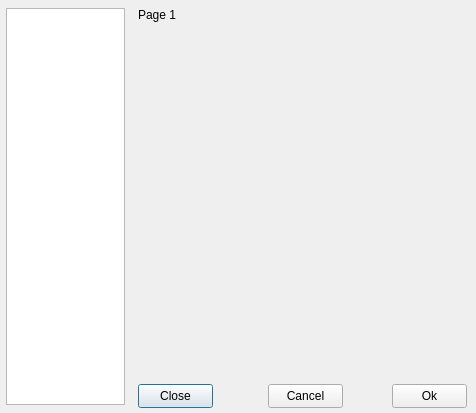
<?xml version="1.0" encoding="UTF-8"?>
<ui version="4.0">
 <class>DialogSetup</class>
 <widget class="QDialog" name="DialogSetup">
  <property name="geometry">
   <rect>
    <x>0</x>
    <y>0</y>
    <width>476</width>
    <height>413</height>
   </rect>
  </property>
  <property name="windowTitle">
   <string>Setup</string>
  </property>
  <widget class="QTreeWidget" name="treeWidget">
   <property name="geometry">
    <rect>
     <x>6</x>
     <y>8</y>
     <width>119</width>
     <height>397</height>
    </rect>
   </property>
   <attribute name="headerVisible">
    <bool>false</bool>
   </attribute>
   <attribute name="headerVisible">
    <bool>false</bool>
   </attribute>
   <column>
    <property name="text">
     <string notr="true">1</string>
    </property>
   </column>
  </widget>
  <widget class="QStackedWidget" name="stackedWidget">
   <property name="geometry">
    <rect>
     <x>136</x>
     <y>10</y>
     <width>331</width>
     <height>357</height>
    </rect>
   </property>
   <property name="currentIndex">
    <number>0</number>
   </property>
   <widget class="QWidget" name="page">
    <widget class="QLabel" name="label_2">
     <property name="geometry">
      <rect>
       <x>2</x>
       <y>-2</y>
       <width>46</width>
       <height>14</height>
      </rect>
     </property>
     <property name="text">
      <string>Page 1</string>
     </property>
    </widget>
   </widget>
   <widget class="QWidget" name="page_2">
    <widget class="QLabel" name="label_3">
     <property name="geometry">
      <rect>
       <x>2</x>
       <y>-2</y>
       <width>46</width>
       <height>14</height>
      </rect>
     </property>
     <property name="text">
      <string>Page 2</string>
     </property>
    </widget>
   </widget>
   <widget class="QWidget" name="page_3">
    <widget class="QLabel" name="label_4">
     <property name="geometry">
      <rect>
       <x>0</x>
       <y>-2</y>
       <width>46</width>
       <height>14</height>
      </rect>
     </property>
     <property name="text">
      <string>Page 3</string>
     </property>
    </widget>
   </widget>
   <widget class="QWidget" name="page_4">
    <widget class="QLabel" name="label_5">
     <property name="geometry">
      <rect>
       <x>0</x>
       <y>-2</y>
       <width>46</width>
       <height>14</height>
      </rect>
     </property>
     <property name="text">
      <string>Page 4</string>
     </property>
    </widget>
   </widget>
   <widget class="QWidget" name="page_5">
    <widget class="QTableWidget" name="tableWidget">
     <property name="geometry">
      <rect>
       <x>2</x>
       <y>16</y>
       <width>327</width>
       <height>341</height>
      </rect>
     </property>
    </widget>
    <widget class="QLabel" name="label">
     <property name="geometry">
      <rect>
       <x>4</x>
       <y>-4</y>
       <width>121</width>
       <height>16</height>
      </rect>
     </property>
     <property name="text">
      <string>Variables:</string>
     </property>
    </widget>
   </widget>
  </widget>
  <widget class="QPushButton" name="buttonClose">
   <property name="geometry">
    <rect>
     <x>138</x>
     <y>384</y>
     <width>75</width>
     <height>24</height>
    </rect>
   </property>
   <property name="text">
    <string>Close</string>
   </property>
  </widget>
  <widget class="QPushButton" name="buttonCancel">
   <property name="geometry">
    <rect>
     <x>268</x>
     <y>384</y>
     <width>75</width>
     <height>24</height>
    </rect>
   </property>
   <property name="text">
    <string>Cancel</string>
   </property>
  </widget>
  <widget class="QPushButton" name="buttonOk">
   <property name="geometry">
    <rect>
     <x>392</x>
     <y>384</y>
     <width>75</width>
     <height>24</height>
    </rect>
   </property>
   <property name="text">
    <string>Ok</string>
   </property>
  </widget>
 </widget>
 <resources/>
 <connections/>
</ui>
